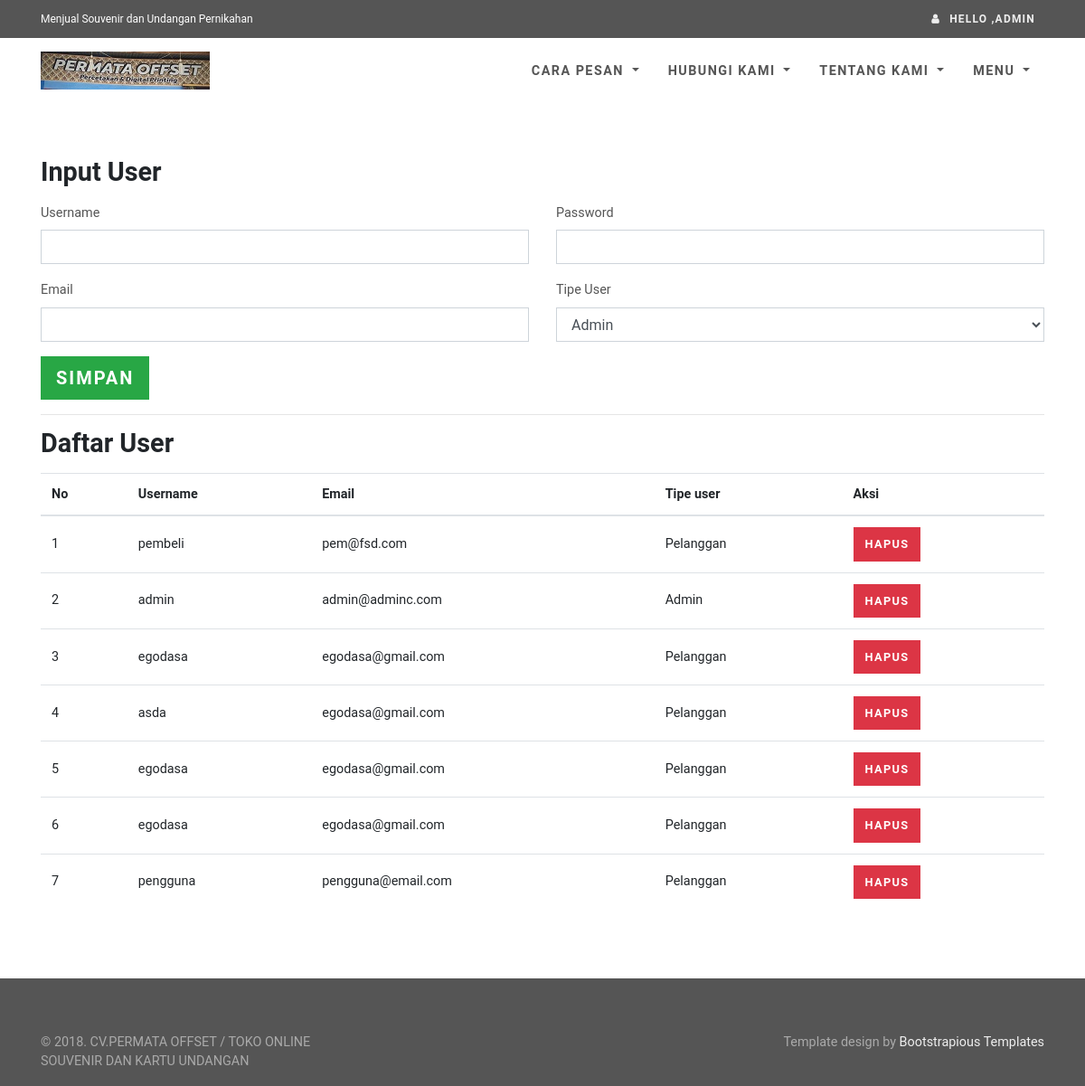
Screenshot of /admin/kelola-user.php (signed in) with the database file from the repository.
### tables this page shows
CREATE TABLE `tbl_user` (
  `id_user` int(11) NOT NULL AUTO_INCREMENT,
  `username` varchar(20) NOT NULL,
  `password` text NOT NULL,
  `email` varchar(20) NOT NULL,
  `tipe_user` varchar(15) NOT NULL,
  PRIMARY KEY (`id_user`)
);

### db.php (called while the page is built, shortened)
<?php
class Sparrow {
    protected $sql;
    protected $db;
    protected $db_type;
    protected $stats;
    public $is_cached = false;
    public $stats_enabled = false;
    public $key_prefix = '';
    public function build($sql, $input) {
        return (strlen($input) > 0) ? ($sql.' '.$input) : $sql;
    }
    public function parseConnection($connection) {
        $url = parse_url($connection);
        $cfg = array();
        $cfg['type'] = isset($url['scheme']) ? $url['scheme'] : $url['path'];
        $cfg['hostname'] = isset($url['host']) ? $url['host'] : null;
        $cfg['database'] = isset($url['path']) ? substr($url['path'],1) : null;
        $cfg['username'] = isset($url['user']) ? $url['user'] : null;
        $cfg['password'] = isset($url['pass']) ? $url['pass'] : null;
        $cfg['port'] = isset($url['port']) ? $url['port'] : null;
        return $cfg;
    }
    public function reset() {
        $this->sql = '';
    }
    public function sql($sql = null) {
        if ($sql !== null) {
            $this->sql = trim(
                (is_array($sql)) ?
                    array_reduce($sql, array($this, 'build')) :
                    $sql
            );
            return $this;
        }
        return $this->sql;
    }
    public function setDb($db) {
        $this->db = null;
        if (is_string($db)) {
            $this->setDb($this->parseConnection($db));
        }
        else if (is_array($db)) {
            switch ($db['type']) {
                case 'mysqli':
                    $this->db = new mysqli(
                        $db['hostname'],
                        $db['username'],
                        $db['password'],
                        $db['database']
                    );
                    break;
            }
            $this->db_type = $db['type'];
        }
    }
    public function execute($key = null, $expire = 0) {
        $result = null;
        $this->is_cached = false;
        if (!empty($this->sql)) {
            switch ($this->db_type) {
                case 'mysqli':
                    $result = $this->db->query($this->sql);
                    break;
            }
        }
        return $result;
    }
    public function many($key = null, $expire = 0) {
        $data = array();
        $result = $this->execute($key, $expire);
        if ($this->is_cached) {
            $data = $result;
            if ($this->stats_enabled) {
                $this->stats['cached'][$this->key_prefix.$key] = $this->sql;
            }
        }
        else {
            switch ($this->db_type) {
                case 'mysqli':
                    if (function_exists('mysqli_fetch_all')) {
                        $data = $result->fetch_all(MYSQLI_ASSOC);
                    }
                    else {
                        while ($row = $result->fetch_assoc()) {
                            $data[] = $row;
                        }
                    }
                    break;
            }
        }
        return $data;
    }
}

### template/components.php (the view, shortened to what this page needs)
<?php
function tableGenerator($tableConf, $dataTable, $pk, $url){
	echo "
			<div class='table-responsive'>
			<table class='table table-hover'>
			<thead>
				<tr>
					<th>No</th>";
					foreach($tableConf as $t){
						echo "<th>".$t['label']."</th>";
					}
	echo "
					<th>Aksi</th>
				</tr>
			</thead>
			<tbody>";
			$no = 1;
			if(count($dataTable) == 0){
				echo "<tr><td colspan=".(count($tableConf)+2).">Data Kosong</td></tr>";
			}else{
				foreach($dataTable as $r){
					echo "
						<tr>
							<td>".$no."</td>";
					foreach($tableConf as $t){
						echo "<td>".$r[$t['name']]."</td>";
					}
                    echo "<td>";
                    if($url['hapus'] != null) echo "<a class='btn btn-danger' href='".$url['hapus'].".php?".$pk."=".$r[$pk]."'>Hapus</a> ";
					echo "</td></tr>";
					$no++;
				}
			}
	echo "
			</tbody>
		</table></div>";
		}
function formGenerator($fields){
	$value = "";
	$disabled = "";
	$readonly = "";
	foreach($fields as $f){
		if(!array_key_exists('value', $f)) $value = null;
		else $value = $f['value'];
		if(isset($f['disabled'])) $disabled = 'disabled';
		else $disabled = null;
		if(isset($f['readonly'])) $disabled = 'readonly';
		else $readonly = null;
		if($f['name'] == 'input_group'){
			echo "<div class='row'>";
				foreach($f['list'] as $l){
					if(isset($l['value'])) $value = $l['value'];
					else $value = null;
					if(isset($l['disabled'])) $disabled = 'disabled';
					else $disabled = null;
					if(isset($l['readonly'])) $disabled = 'readonly';
					else $readonly = null;
					echo "<div class='col-sm-".$l['col']."'>";
						switch($l['type']){
							case "input" :
								echo '
									<div class="form-group">
					                    <label for="'.$l['name'].'">'.$l['label'].'</label>
					                    <input id="'.$l['name'].'" name="'.$l['name'].'" type="'.$l['inputType'].'" class="form-control" value="'.$value.'" '.$disabled.' '.$readonly.' required />
									</div>
								';
								break;
							case "select" :
								echo '
									<div class="form-group">
										<label for="'.$l['name'].'">'.$l['label'].'</label>
										<select id="'.$l['name'].'" name="'.$l['name'].'" class="form-control" value="'.$value.'" '.$disabled.' '.$readonly.'  required >';
									foreach($l['options'] as $d){
										echo '<option value="'.$d[$l['optionValue']].'" '.$disabled.' '.$readonly.'>'.$d[$l['optionLabel']].'</option>';
									}
								echo '</select>
									 </div>
								';
								break;
						}
					echo "</div>";
				}
			echo "</div>";
		}
	}
}
?>

### assets/css/style.default.css (style rules this page uses)
a { -webkit-transition: all 0.3s !important; transition: all 0.3s !important; display: inline-block; }
.text-sm, .form-group label, #blog-listing-big .date-comments a, #blog-listing-medium .date-comments a, #blog-listing-big p.intro, #blog-listing-medium p.intro { font-size: 0.9rem; }
.form-control { border-radius: 0; }
.form-group label { color: #555; }
table { font-size: 0.9rem; }
.btn { text-transform: uppercase; letter-spacing: 0.1em; }
table tr td { vertical-align: middle !important; }
.btn { font-weight: 700; border: 1px solid transparent; padding: 0.5rem 0.75rem; font-size: 0.8rem; line-height: 1.5; border-radius: 0; -webkit-transition: color 0.15s ease-in-out, background-color 0.15s ease-in-out, border-color 0.15s ease-in-out, -webkit-box-shadow 0.15s ease-in-out; transition: color 0.15s ease-in-out, background-color 0.15s ease-in-out, border-color 0.15s ease-in-out, -webkit-box-shadow 0.15s ease-in-out; transition: color 0.15s ease-in-out, background-color 0.15s ease-in-out, border-color 0.15s ease-in-out, box-shadow 0.15s ease-in-out; transition: color 0.15s ease-in-out, background-color 0.15s ease-in-out, border-color 0.15s ease-in-out, box-shadow 0.15s ease-in-out, -webkit-box-shadow 0.15s ease-in-out; }
.btn-danger { color: #fff; background-color: #dc3545; border-color: #dc3545; }
body { font-family: "Roboto", Helvetica, Arial, sans-serif; font-size: 1rem; font-weight: 400; line-height: 1.5; color: #212529; background-color: #fff; }
a { color: #4fbfa8; text-decoration: none; }

### rows the page displays
tbl_user: username "pembeli", email "pem@fsd.com", tipe_user "Pelanggan"
tbl_user: username "admin", email "admin@adminc.com", tipe_user "Admin"
tbl_user: username "egodasa", email "egodasa@gmail.com", tipe_user "Pelanggan"
tbl_user: username "asda", email "egodasa@gmail.com", tipe_user "Pelanggan"
tbl_user: username "egodasa", email "egodasa@gmail.com", tipe_user "Pelanggan"
tbl_user: username "egodasa", email "egodasa@gmail.com", tipe_user "Pelanggan"
tbl_user: username "pengguna", email "pengguna@email.com", tipe_user "Pelanggan"

### other values shown
$_SESSION['username'] "ADMIN"
$l['label'] "Username"
$l['label'] "Password"
$l['label'] "Email"
$l['label'] "Tipe User"
$t['label'] "Username"
$t['label'] "Email"
$t['label'] "Tipe user"
form field tipe_user "Admin"
